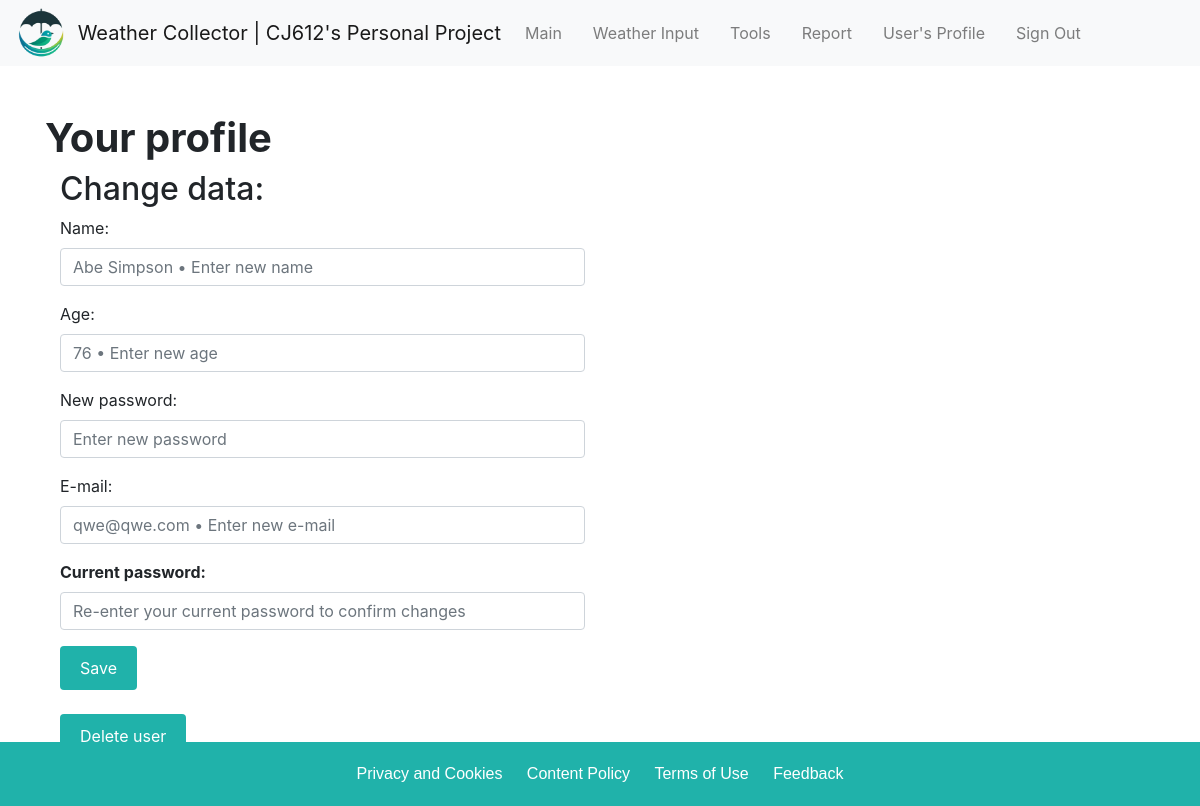
The app's page /profile (signed in), older data.
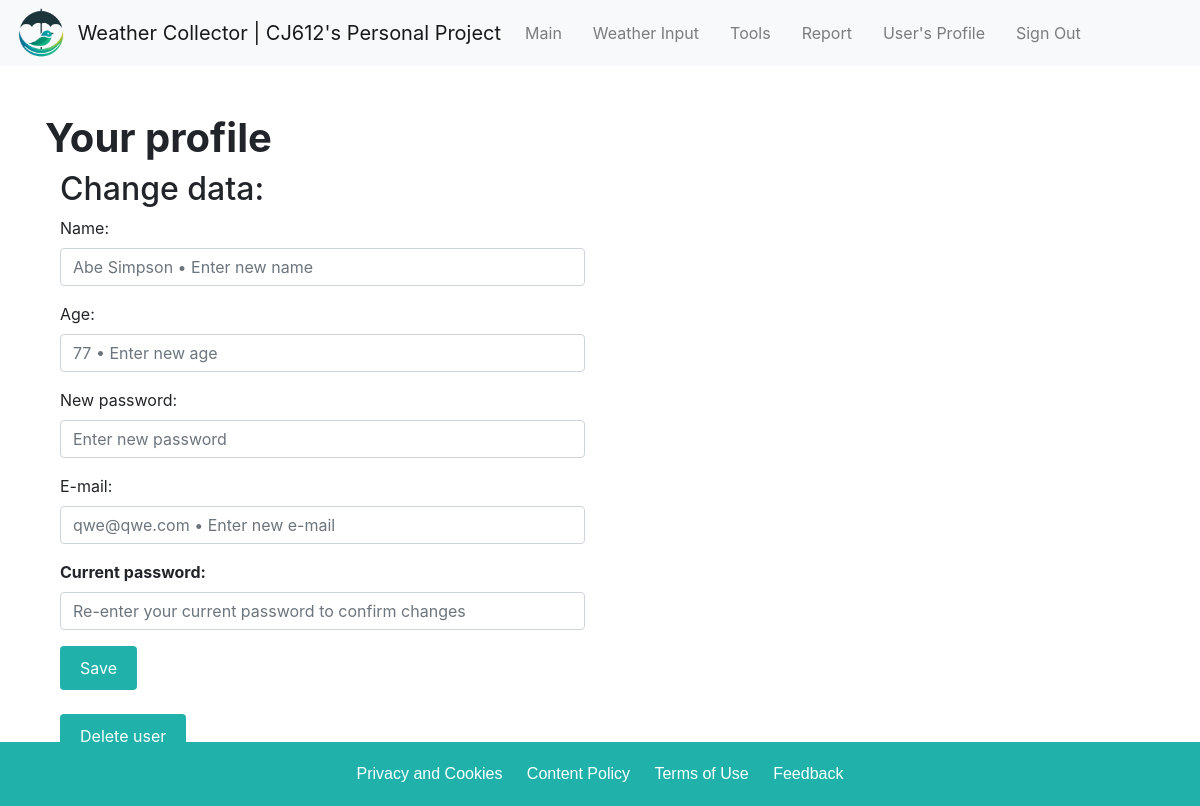
The same page, newer data.
### database/models.py (models this page shows)
class User(Base):
    __tablename__ = 'user'
    id = Column(Integer, primary_key=True)
    username = Column(String(128), unique=True)
    password = Column(String(16))
    name = Column(String(512))
    age = Column(Integer)
    email = Column(String(256), unique=True)
    measurement_user = relationship("Measurement", back_populates='user_measurement')
    city_user = relationship("City", back_populates='user_city')
    tool_user = relationship("Tool", back_populates='user_tool')

### frontend/router.py (the view)
@router.get("/profile")
async def get_profile(
    request: Request,
    user: User | None = Depends(get_correct_user_frontend),
    session: AsyncSession = Depends(get_session),
):
    if user:
        return templates.TemplateResponse("profile.html", {"request": request, "user": user})
    return RedirectResponse(url="/auth", status_code=status.HTTP_301_MOVED_PERMANENTLY)

### frontend/templates/profile.html (shortened to what this page needs)
{%extends "/base.html" %}
{% block style %}<link rel="stylesheet" href="/css/profile.css">{% endblock %}
{% block content %}
{% include 'elements/nav.html' %}
<div class="container">
    <h1 class="mt-5"><strong>Your profile</strong></h1>
    <div class="col-md-6">
        <h2>Change data:</h2>
        <form action="/user/updateuser" method="post">
            <div class="form-group">
                <label for="name">Name:</label>
                <input type="text" class="form-control" id="name" name="name" placeholder="{{user.name}} • Enter new name">
            </div>
            <div class="form-group">
                <label for="age">Age:</label>
                <input type="text" class="form-control" id="age" name="age" placeholder="{{user.age}} • Enter new age">
            </div>
            <div class="form-group">
                <label for="password">New password:</label>
                <input type="password" class="form-control" id="newpassword" name="newpassword" placeholder="Enter new password">
            </div>
            <div class="form-group">
                <label for="email">E-mail:</label>
                <input type="text" class="form-control" id="email" name="email" placeholder="{{user.email}} • Enter new e-mail">
            </div>
            <div class="form-group">
                <label for="oldpassword"><strong>Current password:</strong></label>
                <input type="password" class="form-control" id="oldpassword" name="oldpassword" placeholder="Re-enter your current password to confirm changes">
            </div>
            <button type="submit" class="btn btn-primary">Save</button>
        </form>
        <form action="/user/deleteuser?name={{user.name}}" method="post">
            <br>
            <button type="submit" class="btn btn-primary">Delete user</button>
        </form>
        <br>
        <br>
    </div>
</div>
{% endblock %}

### frontend/templates/base.html (shortened to what this page needs)
<!DOCTYPE html>
<html lang="en">
<head>
    <link rel="stylesheet" href="https://stackpath.bootstrapcdn.com/bootstrap/4.5.2/css/bootstrap.min.css">
    {% block style %}{% endblock %}
</head>
<body>
    {% block content %}{% endblock %}
    <div class="footer2">
        <a href="#">Privacy and Cookies</a>
        <a href="#">Content Policy</a>
        <a href="#">Terms of Use</a>
        <a href="#">Feedback</a>
    </div>
</body>
</html>

### frontend/templates/elements/nav.html (shortened to what this page needs)
<nav class="navbar navbar-expand-lg navbar-light bg-light" data-bs-theme="dark">
    <img src="/img/logo.png" width="50" alt="Logo" style="margin-right: 1%;">
    <a class="navbar-brand" href="#"> Weather Collector | CJ612's Personal Project</a>
    <div class="collapse navbar-collapse" id="navbarNav">
        <ul class="navbar-nav">
            <li class="nav-item">
                <a class="nav-link" href="/">Main</a>
            </li>
            {% if user %}
            <li class="nav-item">
                <a class="nav-link" href="/weatherinput">Weather Input</a>
            </li>
            <li class="nav-item">
                <a class="nav-link" href="/tools">Tools</a>
            </li>
            <li class="nav-item">
                <a class="nav-link" href="/report">Report</a>
            </li>
            <li class="nav-item">
                <a class="nav-link" href="/profile">User's Profile</a>
            </li>
            <li class="nav-item">
                <a class="nav-link" href="/logout">Sign Out</a>
            </li>
            {% endif %}
        </ul>
    </div>
</nav>

### frontend/templates/css/profile.css (style rules this page uses)
.nav-item { margin-inline-end: 15px; }
.btn-primary { padding: 10px 20px; background-color: lightseagreen; color: #fff; border: none; border-radius: 4px; cursor: pointer; border-color: darkgreen; }

### frontend/templates/base.html (style rules this page uses)
body { background-color: white; background-image: url("img/backgrnd3.jpg") ; background-size: cover; background-repeat: no-repeat; background-position: top; }
.footer2 { background-color: lightseagreen; color: #fff; padding: 20px; text-align: center; font-family: Arial, sans-serif; position: fixed; bottom: 0; width: 100%; }
.footer2 a { color: #fff; text-decoration: none; margin: 0 10px; margin-top: 10px; }

Row changes from the older to the newer data that the page shows:
changed User "Abe Simpson • Enter new name": age "76 • Enter new age" → "77 • Enter new age"
